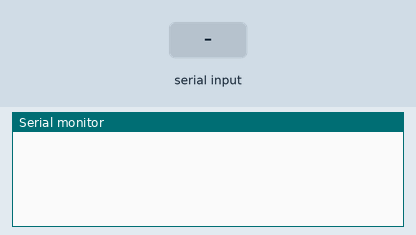
Recording of a sketch running on a simulated Arduino Uno, built with avr-gcc and run on an emulated ATmega328P. Shown: the last lines printed to the serial monitor. The inputs (shaded band) are chosen by the test bench.

Above: at 1.2 s.
1.3 s: "90,45\n" received over Serial
At 3.3 s:
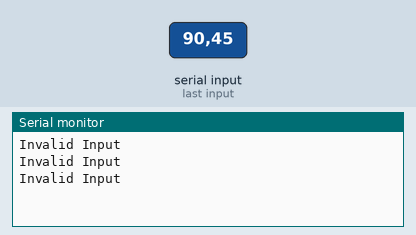
3.8 s: "1\n" received over Serial
At 4.3 s:
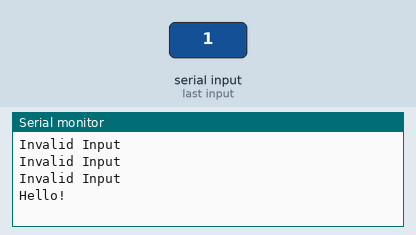
5.3 s: "2\n" received over Serial
At 6.1 s:
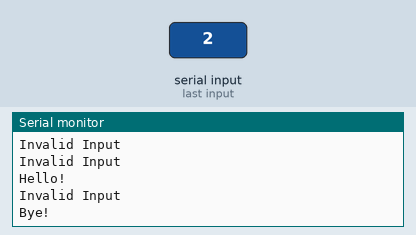

Measured:
- after the input at 1.3 s, the serial monitor: prints a new line at once (image 1)
- after the input at 3.8 s, the serial monitor: prints a new line at once (image 2)
- after the input at 5.3 s, the serial monitor: prints a new line at once (image 3)

The sketch:

Day1_using_if_n_else.ino
```cpp
void setup()
{
  Serial.begin(9600);

}

void loop()
{
  if(Serial.available())
  {
    int input = Serial.parseInt();

    if(input == 1)
    {
      Serial.print("Hello!");
      Serial.print("\n");
    }
    else if(input == 2)
    {
      Serial.print("Bye!");
      Serial.print("\n");
    }
    else if(input != 1 & input != 2)
    {
      Serial.print("Invalid Input");
      Serial.print("\n");
    }

  }

}
```
